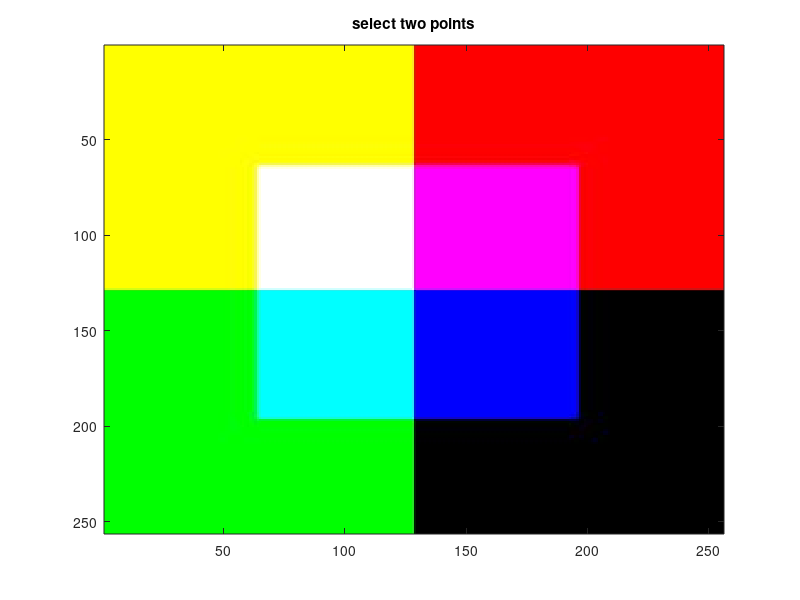

Here is the MATLAB script that generated this plot: (Note: this script raises an error after producing the figure.)
%Kayla Haines
%CSC 4630/6630 PC8
%Due March 7 2021

%create test image and write to file
testim = zeros(256, 256, 3, 'uint8');
testim(1:128,:,1) = 255;
testim(:, 1:128, 2) = 255;
testim(64:196, 64:196, 3) = 255;
imshow(testim)
imwrite(testim,'testim.JPG')

img = imread('testim.JPG');
%check if image is grayscale
if(size(img,3) == 1)
    disp('Grayscale image detected. Please use colored')
    return
end
image(img);

b = 0; %ends loop when color_shift() is called
while(b == 0)
    %loops continuously until valid points are chosen
    outOfBounds = false;
    [MAXR, MAXC, MAXD] = size(img);
    title('select two points');
    %get points from user input
    [xpts,ypts] = ginput(2);
    rows = round(ypts);
    cols = round(xpts);
    %check if dimensions are within bounds
    if((min(rows) < 1) || (max(rows) > MAXR))
        outOfBounds = true; 
    end
    if((min(cols) < 1) || (max(cols) > MAXC))
        outOfBounds = true; 
    end
  
    if(~outOfBounds) %within bounds
        img = color_shift('testim.JPG',rows,cols);
        imshow(img);
        b = b + 1;
    else %out of bounds
        disp('Out of bounds. Please select a point within bounds.');
    end
end

